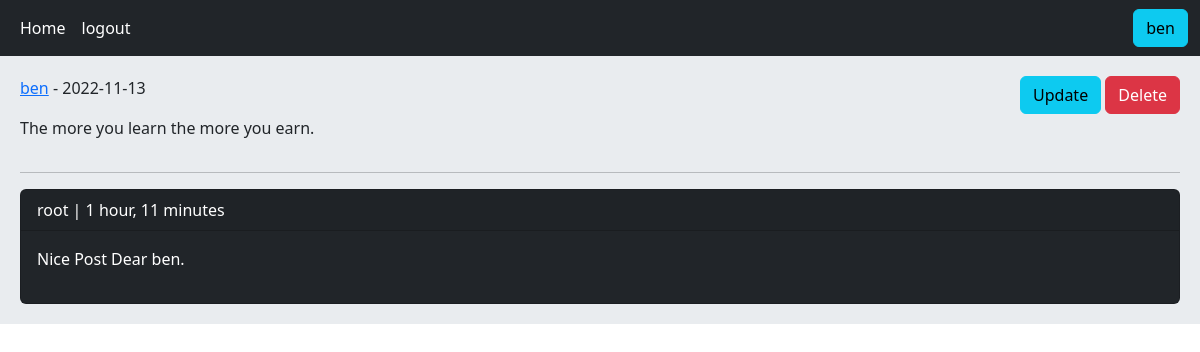
The app's page /post/4/the-more-you-learn-the-more-you-earn (signed in) with its own data.
### home/models.py (models this page shows, shortened)
class Post(models.Model):
    user = models.ForeignKey(User, on_delete=models.CASCADE, related_name='posts')
    body = models.TextField()
    slug = models.SlugField()
    created = models.DateTimeField(auto_now_add=True)
    updated = models.DateTimeField(auto_now=True)
    class Meta:
        ordering = ['-created']

class Comment(models.Model):
    user = models.ForeignKey(User, on_delete=models.CASCADE, related_name='ucomments')
    post = models.ForeignKey(Post, on_delete=models.CASCADE, related_name='pcomments')
    reply = models.ForeignKey('self', on_delete=models.CASCADE, related_name='rcomments', blank=True, null=True)
    is_reply = models.BooleanField(default=False)
    body = models.TextField(max_length=400)
    created = models.DateTimeField(auto_now_add=True)

### home/views.py (the view)
# urls.py: path('post/<int:post_id>/<slug:post_slug>', views.PostDetailView.as_view(), name='post_detail'),
class PostDetailView(View):
    def get(self, request, post_id, post_slug):
        post = get_object_or_404(Post, pk=post_id, slug=post_slug)
        comments = post.pcomments.filter(is_reply=False)
        return render(request, 'home/detail.html', {'post': post, 'comments': comments})

### home/templates/home/detail.html
{% extends 'base.html' %}
{% block content %}
	<div class="row">
		<div class="col-10">
			<p><a href="{% url 'account:user_profile' post.user.id %}">{{ post.user.username }}</a> - {{ post.updated|date:"Y-m-d" }}</p>
			<p>{{ post.body }}</p>
		</div>
		<div class="col-2 text-end">
			{% if request.user.id == post.user.id %}
			<a href="{% url 'home:post_update' post.id %}" class="btn btn-info">Update</a>
			<a href="{% url 'home:post_delete' post.id %}" class="btn btn-danger">Delete</a>
			{% endif %}
		</div>
	</div>
	<hr>
	{% for comment in comments %}
		<div class="card bg-dark text-white">
			<p class="card-header">{{ comment.user }} | {{ comment.created|timesince }}</p>
			<p class="card-body">{{ comment.body }}</p>
		</div>
	{% empty %}
		<p>No comments yet!</p>
	{% endfor %}
{% endblock %}

### templates/inc/navbar.html
<nav class="navbar navbar-expand-lg bg-dark navbar-dark">
  <div class="container-fluid">
    <div class="navbar-nav col-11">
      <a class="nav-link active" href="{% url 'home:home' %}">Home</a>
			{% if not request.user.is_authenticated %}
      <a class="nav-link active" href="{% url 'account:user_register' %}">Register</a>
      <a class="nav-link active" href="{% url 'account:user_login' %}">Login</a>
				</div>
			{% else %}
      	<a class="nav-link active" href="{% url 'account:user_logout' %}">logout</a>
				</div>
				<div class="col-1 d-flex justify-content-end">
					<a class="btn btn-info" href="{% url 'account:user_profile' request.user.id %}">{{ request.user.username }}</a>
				{% endif %}
		</div>
  </div>
</nav>

### records on screen
Post: user.username "ben", updated "2022-11-13", body "The more you learn the more you earn."
Comment: user "root", created "1 hour, 11 minutes", body "Nice Post Dear ben."

### other values on screen
{{ request.user.username }} "ben"
